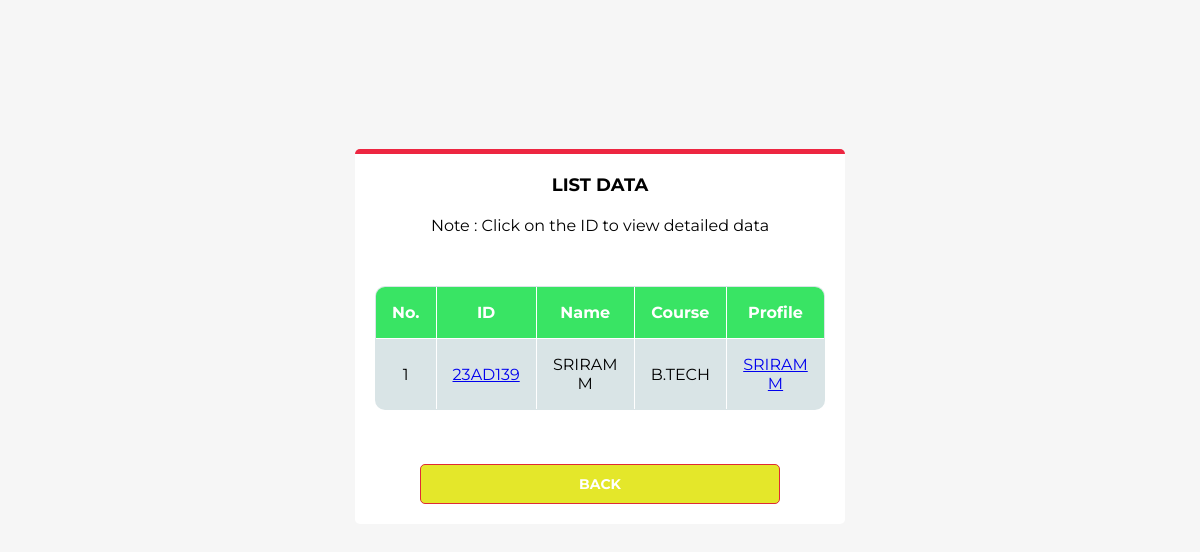
Page /list.php (signed in) on the committed database.
### tables this page shows
CREATE TABLE IF NOT EXISTS `students` (
  `STUD_ID` varchar(100) NOT NULL,
  `STUD_NAME` varchar(100) NOT NULL,
  `STUD_DOB` date NOT NULL,
  `STUD_PHONE` varchar(100) NOT NULL,
  `STUD_IC` varchar(100) NOT NULL, 
  `STUD_COURSE` varchar(100) NOT NULL,
  `STUD_DEPT` varchar(10) NOT NULL,
  `STUD_CLASS` varchar(100) NOT NULL,
  `STUD_SECTION` varchar(100) NOT NULL,
  `STUD_BLOODGROUP` varchar(100) NOT NULL,
  `STUD_ADDRESS` varchar(100) NOT NULL,
  `STUD_EMAIL` varchar(100) NOT NULL,
  `HOBBY` varchar(100) NOT NULL,
  `CUTOFF` FLOAT(100,2) NOT NULL ,
  `MATHS` FLOAT(100,2) NOT NULL,
  `PHYSICS` FLOAT(100,2) NOT NULL ,
  `CHEMISTRY` FLOAT(100,2) NOT NULL,
  `OD` INT(100) NOT NULL ,
  `A_P` INT(100) NOT NULL ,
  `A_A` INT(100) NOT NULL,
  `CGPA` DECIMAL(10,2) NOT NULL ,
  `SFGPA` DECIMAL(10,2) NOT NULL,
  `SSGPA` DECIMAL(10,2) NOT NULL ,
  `STGPA` DECIMAL(10,2) NOT NULL ,
  `SFOGPA` DECIMAL(10,2) NOT NULL ,
  `SFFGPA` DECIMAL(10,2) NOT NULL,
  `SSIGPA` DECIMAL(10,2) NOT NULL,
  `SSEGPA` DECIMAL(10,2) NOT NULL,
  `SEGPA` DECIMAL(10,2) NOT NULL,
  `FIMS` INT(11) NOT NULL,
  `SIMS` INT(11) NOT NULL,
  `TIMS` INT(11) NOT NULL,
  `FOIMS` INT(11) NOT NULL,
  `FFIMS` INT(11) NOT NULL,
  `FASM` INT(11) NOT NULL,
  `SASM` INT(11) NOT NULL,
  `TASM` INT(11) NOT NULL,
  `FOASM` INT(11) NOT NULL,
  `FFASM` INT(11) NOT NULL,
  `leet` varchar(100) NOT NULL,
  `HR` varchar(100) NOT NULL, 
  `HE` varchar(100) NOT NULL,
  `CC` varchar(100) NOT NULL,
  `LN` varchar(100) NOT NULL,
  `GT` varchar(100) NOT NULL,
  `CF` varchar(100) NOT NULL,
  `CN` varchar(100) NOT NULL
);

### list.php (the view, shortened to what this page needs)
<html>
<head>
<link rel="stylesheet" type="text/css" href="./css/design.css">
<link rel="stylesheet" type="text/css" href="./css/table.css">
</head>
<body>
<div class="logo"></div>
<div class="design-block">
<center>
<h1>List Data</h1>
<p>Note : Click on the ID to view detailed data</p>
<?php
include 'config.php';
try
{
	$conn = new PDO("mysql:host=$servername;dbname=$dbname", $username, $password);
	$conn->setAttribute(PDO::ATTR_ERRMODE, PDO::ERRMODE_EXCEPTION);
	$stmt = $conn->prepare("SELECT STUD_ID, STUD_NAME, STUD_COURSE,STUD_DEPT FROM STUDENTS");
	$stmt->execute();
	$i = 0;
	echo "<br><center>";
	echo "<table class='responstable'>";
	echo "<tr>";
	echo "	<th>No.</th>";
	echo "	<th>ID</th>";
	echo "	<th>Name</th>";
	echo "	<th>Course</th>";
	echo "  <th>Profile</th>";
	echo "</tr>";
	while ($row = $stmt->fetch())
	{
		$ids = $row['STUD_ID'];
		$names = $row['STUD_NAME'];
		$course = $row['STUD_COURSE'];
		echo "<tr>";
		echo "	<td>".($i+1)."</td>";
	 	echo "	<td><a href='search.php?id=$ids'>$ids</a></td>";
		echo "	<td>$names</td>";
		echo "	<td>$course</td>";echo '<td>
		<a href="!DOCTYPE1.php?id=' . $f=$row['STUD_ID'] . '">' . $row["STUD_NAME"] . '</a></td>';
		echo "</tr>";
		$i++;
	}
	echo "</tr></table></center>";
}
catch (PDOException $e)
{
  echo "Connection failed: " . $e->getMessage();
}
?>
<br><br>
<div class="back-but">
<a href="home.php"><button type="button">Back</button></a><br>
</div>
</center>
</div>
</body>
</html>

### css/design.css (style rules this page uses)
body { background-color: rgba(15, 15, 15, 0.034); background-size: cover; font-family: Montserrat; }
.logo { width: 213px; height: 89px; background: url('images\logo.jpg') no-repeat; margin: 30px auto; }
.design-block { width: 450px; padding: 20px; background: #fff; border-radius: 5px; border-top: 5px solid hsl(352, 85%, 54%); margin: 0 auto; }
.design-block h1 { text-align: center; color: #000; font-size: 18px; text-transform: uppercase; margin-top: 0; margin-bottom: 20px; }
.design-block button { width: 80%; height: 40px; background: #f01717; box-sizing: border-box; border-radius: 5px; border: 1px solid #e61515; color: #fff; font-weight: bold; text-transform: uppercase; font-size: 14px; font-family: Montserrat; outline: none; cursor: pointer; }
.back-but button { width: 80%; height: 40px; background: #E4E72A; box-sizing: border-box; border-radius: 5px; border: 1px solid #df2c35; color: #fff; font-weight: bold; text-transform: uppercase; font-size: 14px; font-family: Montserrat; outline: none; cursor: pointer; }

### css/table.css (style rules this page uses)
.responstable { margin: 1em 0; width: 100%; overflow: hidden; background: #D9E4E6; color: #000000; border-radius: 10px; border: 1px solid #a6e3ee; }
.responstable tr { border: 1px solid #D9E4E6; }
.responstable tr:nth-child(odd) { background-color: #ecf5ed; }
.responstable th { display: none; border: 1px solid #FFF; background-color: #39e464; color: #FFF; padding: 1em; }
.responstable th:first-child { display: table-cell; text-align: center; }
.responstable th:nth-child(2) { display: table-cell; }
.responstable th:nth-child(2):after { content: attr(data-th); }
@media (min-width: 480px) { .responstable th:nth-child(2):after { display: none; } }
.responstable td { display: block; word-wrap: break-word; max-width: 7em; }
.responstable td:first-child { display: table-cell; text-align: center; border-right: 1px solid #FFF; }
@media (min-width: 480px) { .responstable td { border: 1px solid #FFF; } }
.responstable th, .responstable td { text-align: center; margin: .5em 1em; }
@media (min-width: 480px) { .responstable th, .responstable td { display: table-cell; padding: 1em; } }

### list.php (style rules this page uses)
table, th, td { border: 1px solid black; border-collapse: collapse; }
th, td { padding: 5px; }

### rows in the picture
students: STUD_ID "23AD139", STUD_NAME "SRIRAM M", STUD_COURSE "B.TECH"
